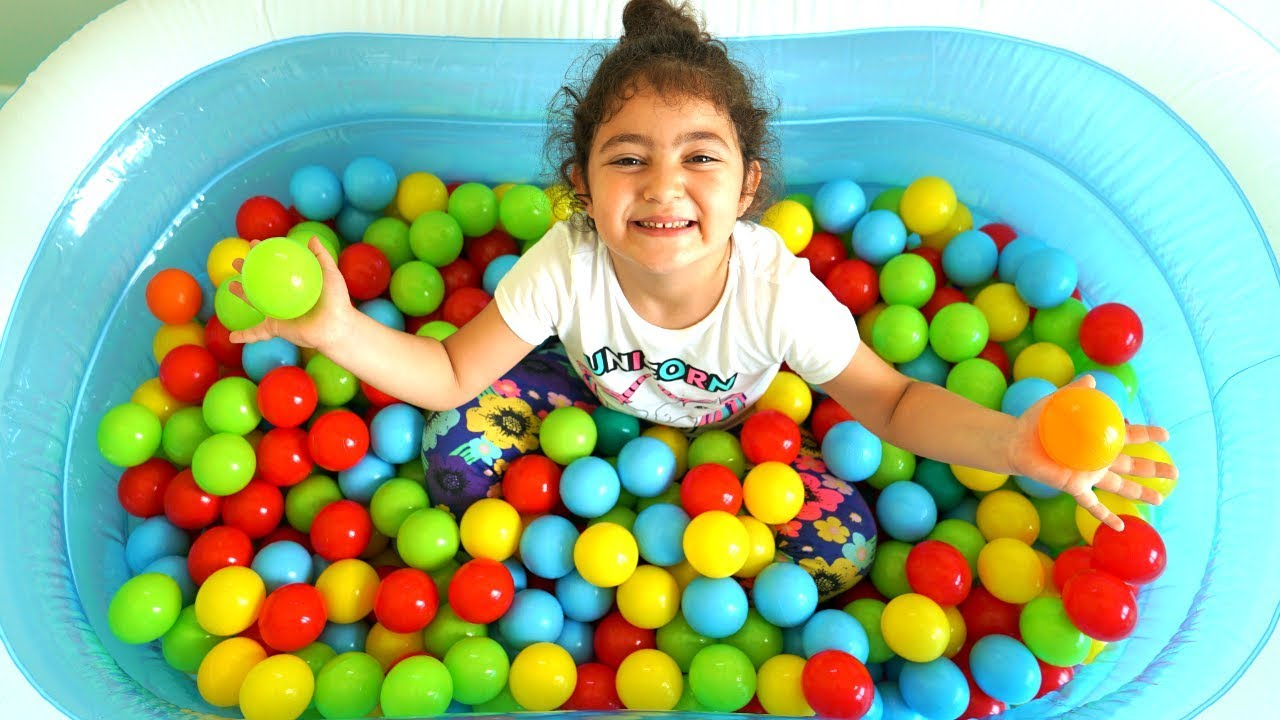
#> input picture xla/project/detect_ball_colour/balls/ball_2.jpg, 1280 x 720 px
$ python detect.py
#> lines starting #> are read from the running program, lines starting #| are printed output that depends on the picture; after the words box and inside, x2 and y2 are one past the last pixel; in counts of white or black regions, pixels touching at a corner belong together
import cv2
import numpy as np

# PATH = '/home/delus/Documents/mycodes/xla/photos/pink_x0.4.jpg'
PATH = 'balls/ball_2.jpg'
img = cv2.imread(PATH)
#> img is the input picture: shape (720, 1280, 3); mean B, G, R 137.5, 175.9, 149.1
cv2.imshow("Original Picture", img)

img_hsv = cv2.cvtColor(img, cv2.COLOR_BGR2HSV)
#> img_hsv: shape (720, 1280, 3); mean H, S, V 61.3, 151.9, 207


# Red color
low_red = np.array([0, 100, 84])
high_red = np.array([13, 255, 255])
red_mask = cv2.inRange(img_hsv,low_red, high_red)
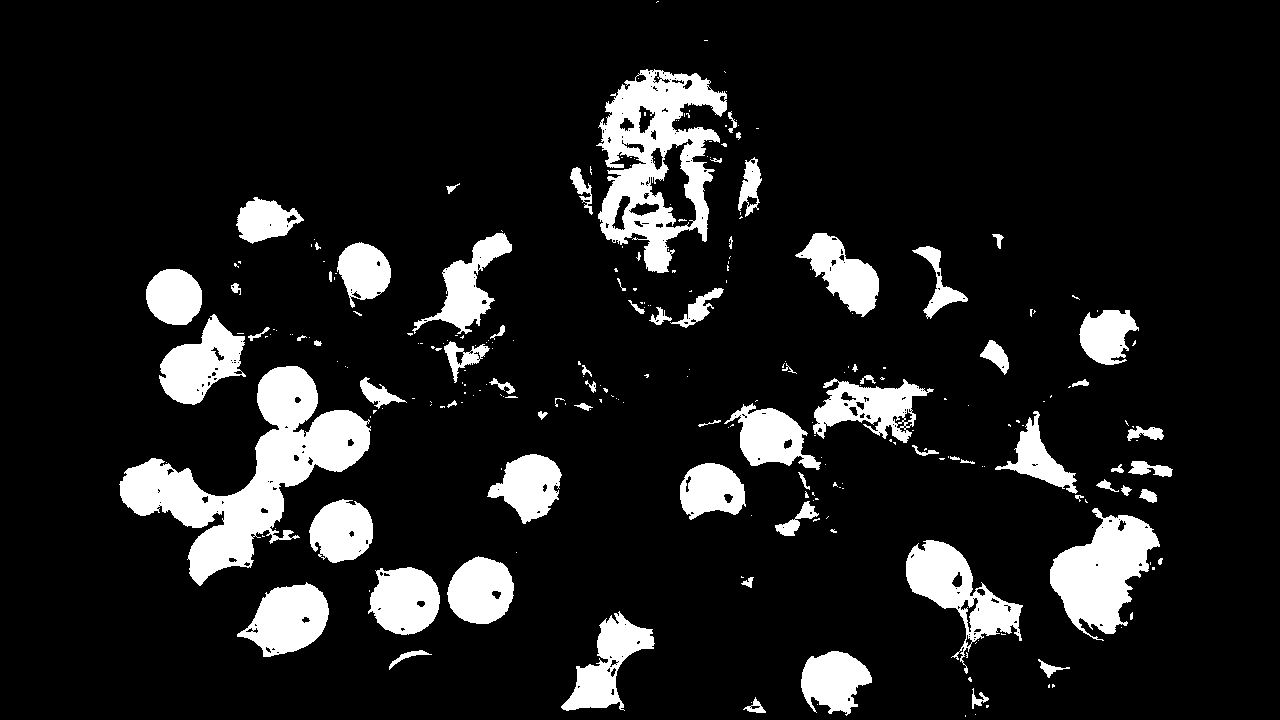
#> red_mask: shape (720, 1280); 11.9% white; 264 white regions (186 under 20 px), largest, box (x1, y1, x2, y2) and area: (119, 366, 371, 586) 18271, (596, 69, 727, 273) 12980, (1050, 508, 1160, 641) 7690
red = cv2.bitwise_and(img, img, mask=red_mask)

# Blue color
low_blue = np.array([94, 80, 2])
high_blue = np.array([126, 255, 255])
blue_mask = cv2.inRange(img_hsv, low_blue, high_blue)
#> blue_mask: shape (720, 1280); 19.6% white; 405 white regions (290 under 20 px), largest, box (x1, y1, x2, y2) and area: (723, 30, 1255, 354) 58400, (0, 32, 570, 682) 55119, (394, 38, 616, 111) 9582
blue = cv2.bitwise_and(img, img, mask = blue_mask)
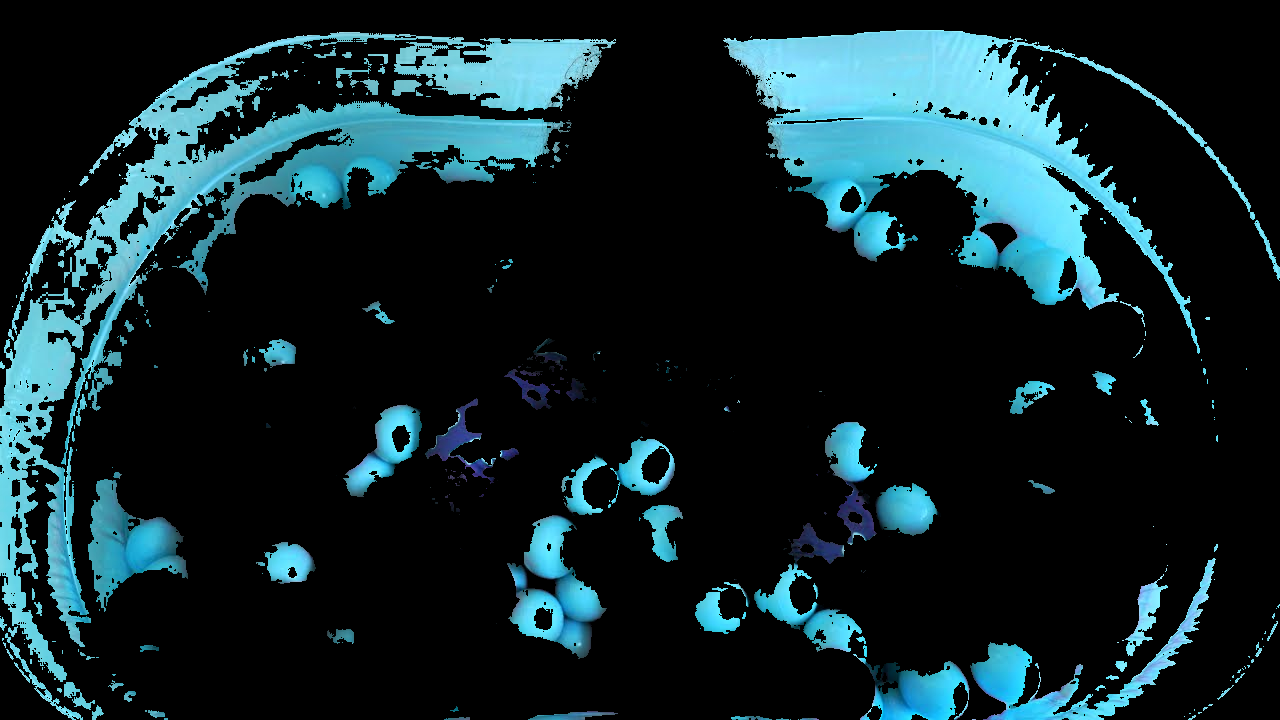
#> blue: shape (720, 1280, 3); mean B, G, R 42.2, 37.3, 17.6


# Green color
low_green = np.array([35, 0, 72])
high_green = np.array([80, 255, 255])
green_mask = cv2.inRange(img_hsv, low_green, high_green)
#> green_mask: shape (720, 1280); 18.3% white; 667 white regions (484 under 20 px), largest, box (x1, y1, x2, y2) and area: (0, 0, 617, 250) 36609, (294, 616, 576, 720) 15442, (357, 164, 563, 321) 11631
green = cv2.bitwise_and(img, img, mask = green_mask)
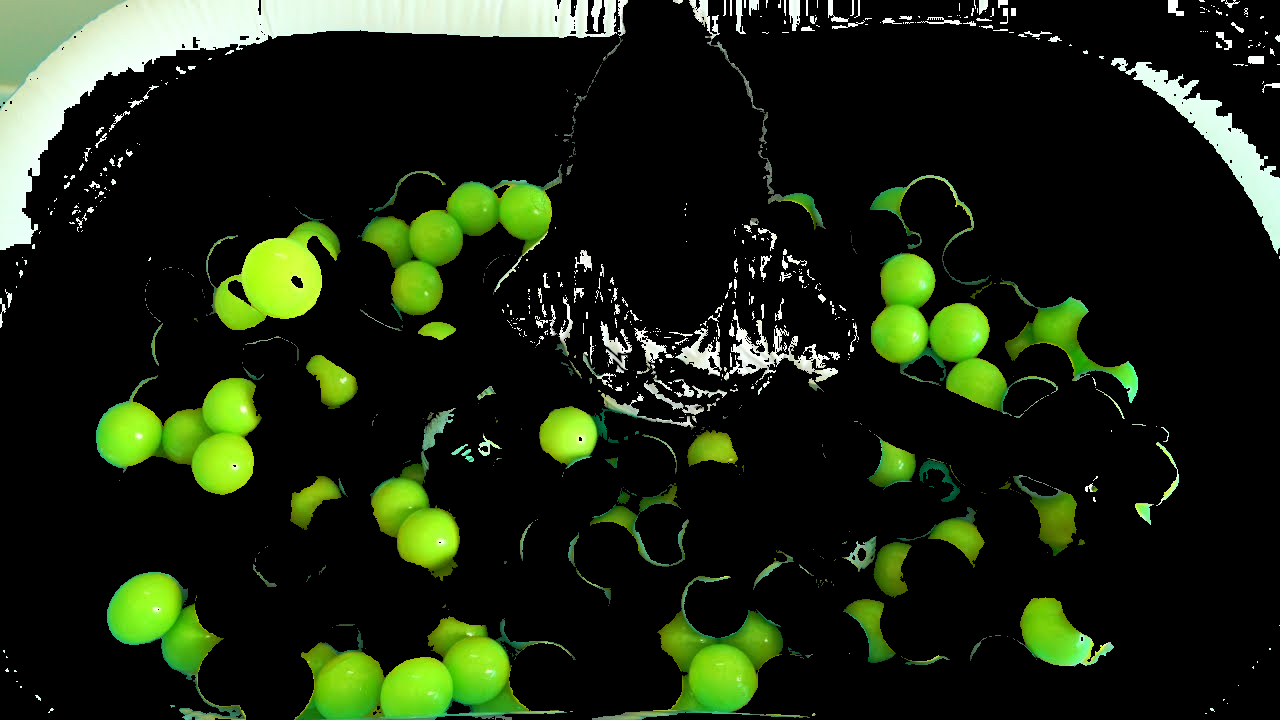
#> green: shape (720, 1280, 3); mean B, G, R 17.3, 36.9, 26.5


# Show to screen
cv2.imshow("Red", red)
cv2.imshow("Blue", blue)
cv2.imshow("Green", green)

# Contour detect
canny = cv2.Canny(img, 175, 255)
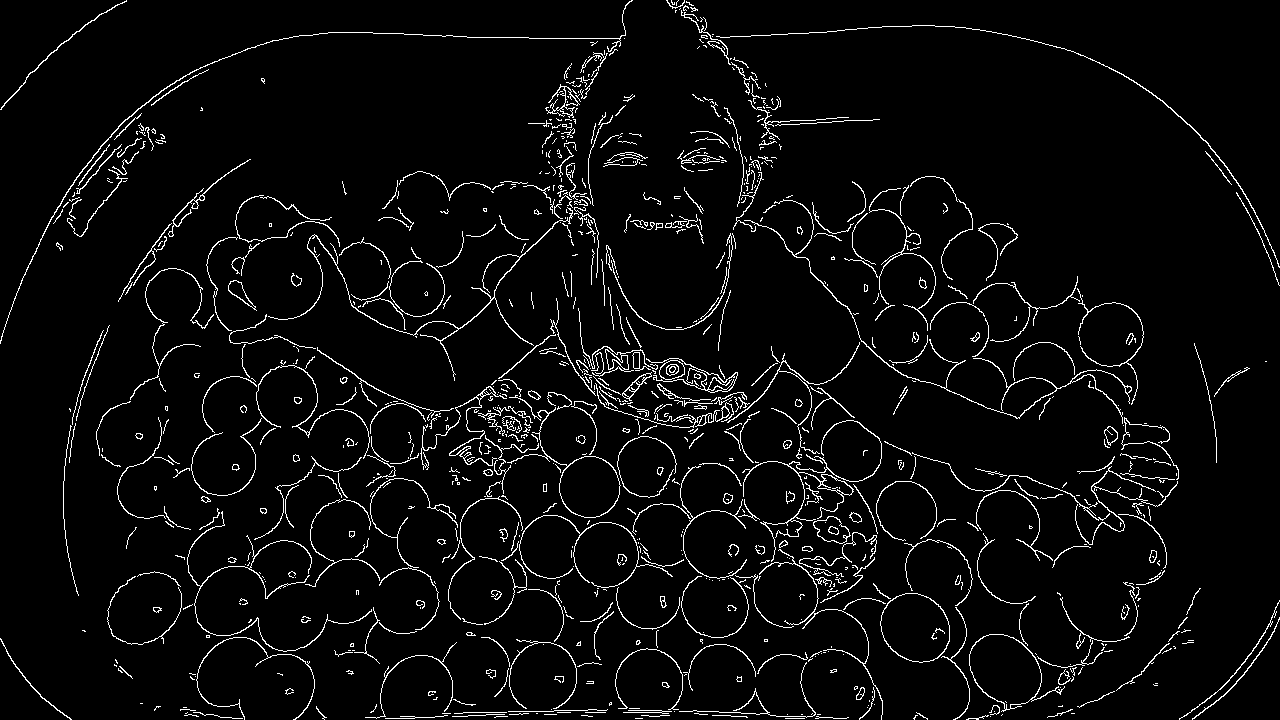
#> canny: shape (720, 1280); 4.4% white in thin lines or dots
cv2.imshow("Canny", canny)

cv2.waitKey(0)

$ run again, with xla/project/detect_ball_colour/balls/ball_3.jpg copied over xla/project/detect_ball_colour/balls/ball_2.jpg
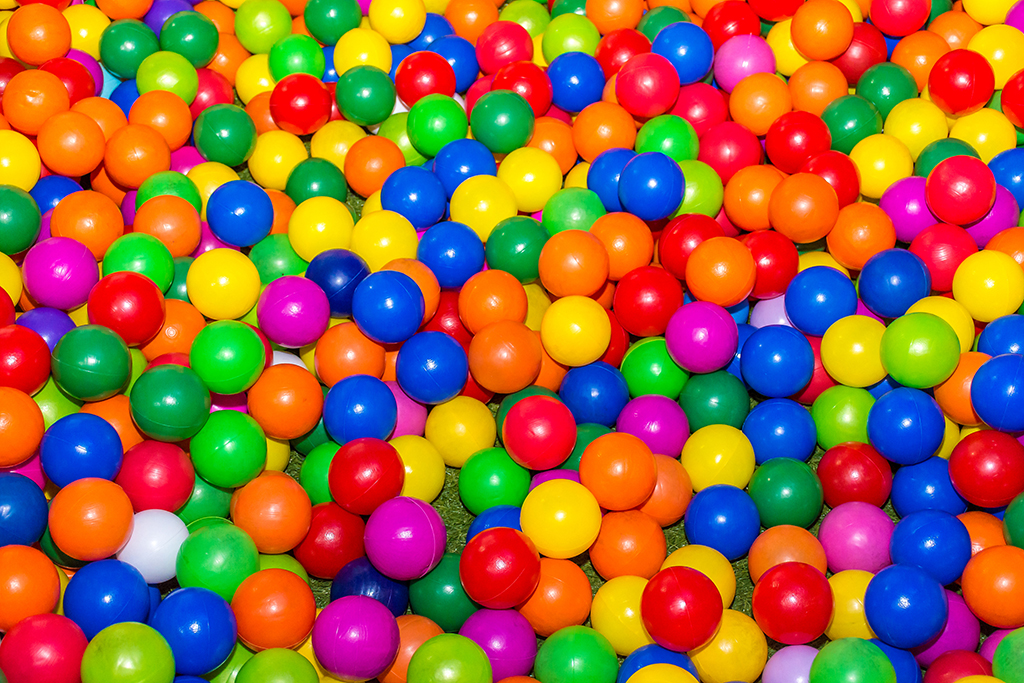
#> input picture xla/project/detect_ball_colour/balls/ball_3.jpg, 1024 x 683 px
#> img is the input picture: shape (683, 1024, 3); mean B, G, R 64.5, 101.6, 154.1
#> img_hsv: shape (683, 1024, 3); mean H, S, V 67.3, 239, 210.5
#> `red_mask = cv2.inRange(img_hsv,low_red, high_red)`:
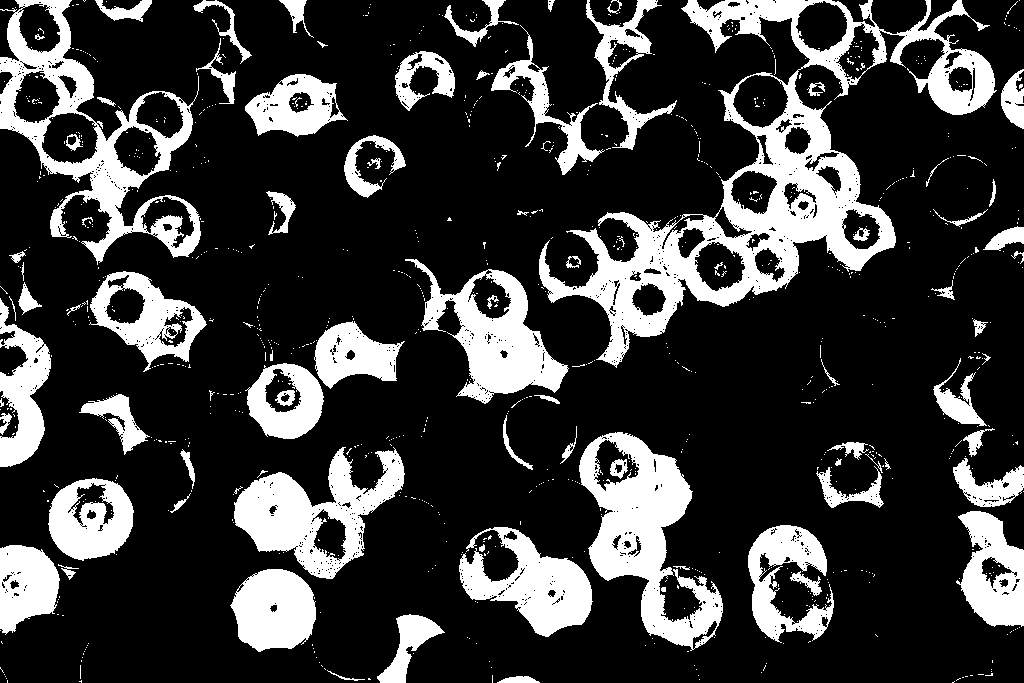
#> red_mask: shape (683, 1024); 22.7% white; 936 white regions (851 under 20 px), largest, box (x1, y1, x2, y2) and area: (539, 0, 997, 368) 35129, (0, 0, 201, 265) 13701, (579, 432, 723, 651) 13121
#> blue_mask: shape (683, 1024); 16.2% white; 170 white regions (137 under 20 px), largest, box (x1, y1, x2, y2) and area: (864, 374, 971, 683) 18841, (63, 558, 235, 683) 10874, (305, 251, 467, 403) 10197
#> green_mask: shape (683, 1024); 19.2% white; 321 white regions (255 under 20 px), largest, box (x1, y1, x2, y2) and area: (124, 320, 267, 488) 13965, (411, 447, 531, 626) 7567, (173, 472, 331, 608) 7329
#> `canny = cv2.Canny(img, 175, 255)`:
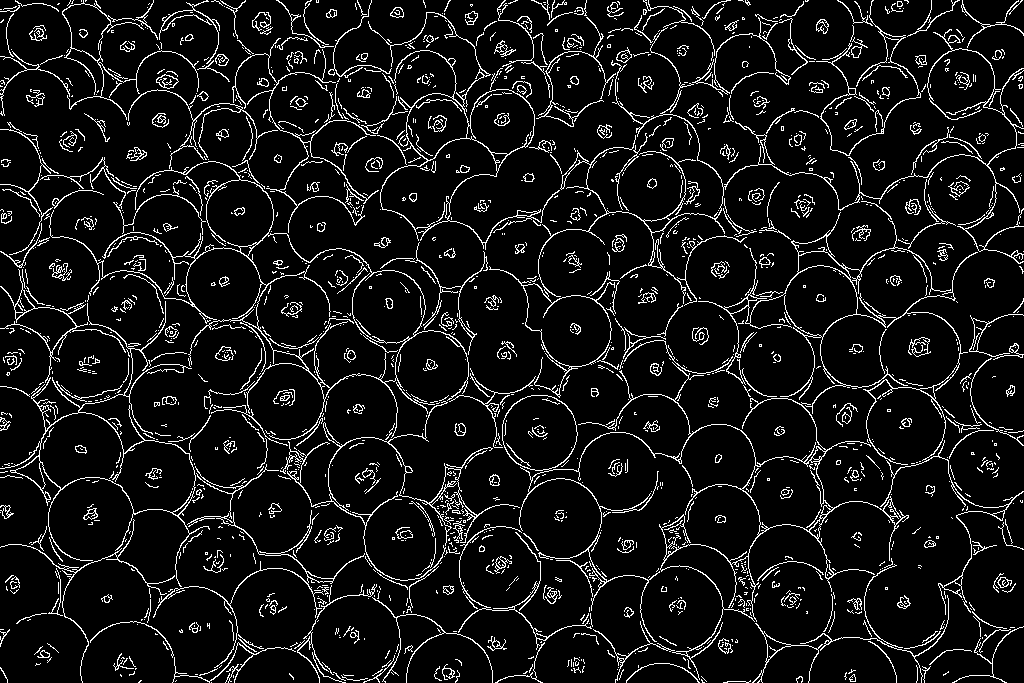
#> canny: shape (683, 1024); 8.3% white in thin lines or dots

$ run again, with xla/project/detect_ball_colour/balls/ball_1.jpeg copied over xla/project/detect_ball_colour/balls/ball_2.jpg
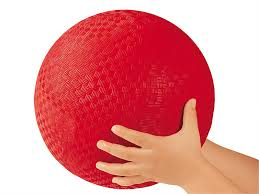
#> input picture xla/project/detect_ball_colour/balls/ball_1.jpeg, 259 x 194 px
#> img is the input picture: shape (194, 259, 3); mean B, G, R 146, 144.9, 229
#> img_hsv: shape (194, 259, 3); mean H, S, V 72.6, 112.2, 229.2
#> `red_mask = cv2.inRange(img_hsv,low_red, high_red)`:
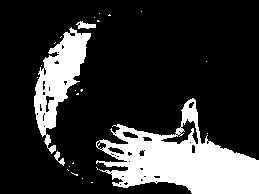
#> red_mask: shape (194, 259); 20.8% white; 25 white regions (21 under 20 px), largest, box (x1, y1, x2, y2) and area: (96, 98, 259, 194) 7319, (34, 27, 91, 154) 2910, (76, 21, 96, 29) 93, (54, 151, 65, 166) 65
#> blue_mask: shape (194, 259); every value is 0
#> blue: shape (194, 259, 3); every value is 0
#> green_mask: shape (194, 259); 1.4% white in thin lines or dots, all inside (x1, y1, x2, y2) = (31, 0, 257, 194)
#> `canny = cv2.Canny(img, 175, 255)`:
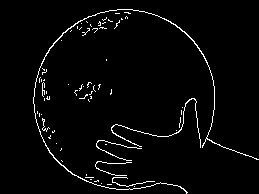
#> canny: shape (194, 259); 2.9% white in thin lines or dots, all inside (x1, y1, x2, y2) = (33, 9, 259, 194)
